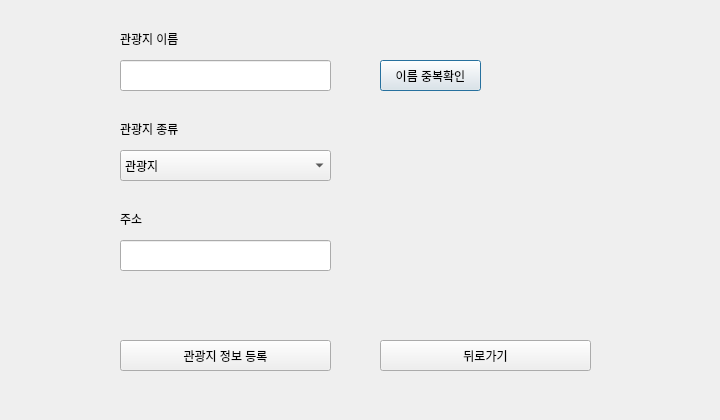
<?xml version="1.0" encoding="UTF-8"?>
<ui version="4.0">
 <class>tour_add</class>
 <widget class="QDialog" name="tour_add">
  <property name="geometry">
   <rect>
    <x>0</x>
    <y>0</y>
    <width>720</width>
    <height>420</height>
   </rect>
  </property>
  <property name="windowTitle">
   <string>Dialog</string>
  </property>
  <widget class="QLabel" name="label_6">
   <property name="geometry">
    <rect>
     <x>120</x>
     <y>120</y>
     <width>81</width>
     <height>17</height>
    </rect>
   </property>
   <property name="text">
    <string>관광지 종류</string>
   </property>
  </widget>
  <widget class="QLineEdit" name="name_text">
   <property name="geometry">
    <rect>
     <x>120</x>
     <y>60</y>
     <width>211</width>
     <height>31</height>
    </rect>
   </property>
  </widget>
  <widget class="QLabel" name="label">
   <property name="geometry">
    <rect>
     <x>120</x>
     <y>30</y>
     <width>81</width>
     <height>17</height>
    </rect>
   </property>
   <property name="text">
    <string>관광지 이름</string>
   </property>
  </widget>
  <widget class="QPushButton" name="check_btn">
   <property name="geometry">
    <rect>
     <x>380</x>
     <y>60</y>
     <width>101</width>
     <height>31</height>
    </rect>
   </property>
   <property name="text">
    <string>이름 중복확인</string>
   </property>
  </widget>
  <widget class="QPushButton" name="update_btn">
   <property name="geometry">
    <rect>
     <x>120</x>
     <y>340</y>
     <width>211</width>
     <height>31</height>
    </rect>
   </property>
   <property name="text">
    <string>관광지 정보 등록</string>
   </property>
  </widget>
  <widget class="QLineEdit" name="addr_text">
   <property name="geometry">
    <rect>
     <x>120</x>
     <y>240</y>
     <width>211</width>
     <height>31</height>
    </rect>
   </property>
  </widget>
  <widget class="QPushButton" name="exit_btn">
   <property name="geometry">
    <rect>
     <x>380</x>
     <y>340</y>
     <width>211</width>
     <height>31</height>
    </rect>
   </property>
   <property name="text">
    <string>뒤로가기</string>
   </property>
  </widget>
  <widget class="QLabel" name="label_7">
   <property name="geometry">
    <rect>
     <x>120</x>
     <y>210</y>
     <width>111</width>
     <height>17</height>
    </rect>
   </property>
   <property name="text">
    <string>주소</string>
   </property>
  </widget>
  <widget class="QComboBox" name="type_box">
   <property name="geometry">
    <rect>
     <x>120</x>
     <y>150</y>
     <width>211</width>
     <height>31</height>
    </rect>
   </property>
   <item>
    <property name="text">
     <string>관광지</string>
    </property>
   </item>
   <item>
    <property name="text">
     <string>쇼핑</string>
    </property>
   </item>
   <item>
    <property name="text">
     <string>축제/행사</string>
    </property>
   </item>
   <item>
    <property name="text">
     <string>테마여행</string>
    </property>
   </item>
  </widget>
 </widget>
 <resources/>
 <connections/>
</ui>
